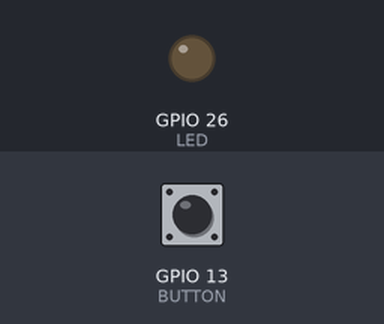
A program run on a simulated ESP32. On the bench: output pins drawn as LEDs (lit = HIGH). The inputs (shaded band) are chosen by the test bench; at power-on: GPIO 13 (BUTTON) LOW.

Above: at 1.2 s.
1.3 s: GPIO 13 (BUTTON) pulled HIGH for 0.15 s
At 2.1 s:
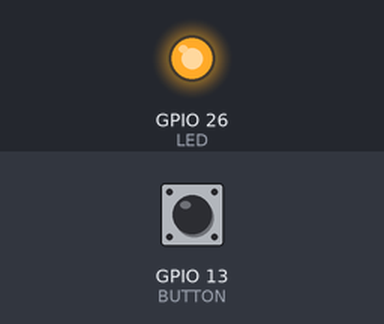
2.9 s: GPIO 13 (BUTTON) pulled HIGH for 1 s
At 3.9 s:
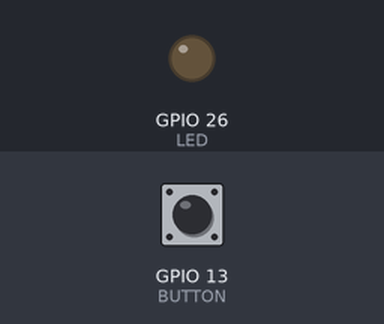
5.4 s: GPIO 13 (BUTTON) pulled HIGH for 3.2 s
At 5.8 s:
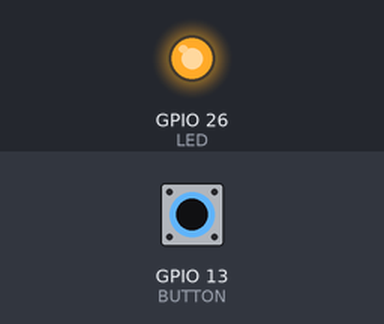
Timing chart, 0 to 8.4 s (numbered marks = the images above; inputs shaded):
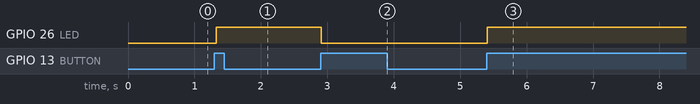

The program:

main.cpp
```cpp
/*---------------------------------------------------------------------------*\

    E ngineering | Bosch ETS: Engineering Technical School
    T echnical   | IIoT Training: Industrial Internet of Things
    S chool      | Powertrain Solutions @ Bosch Brazil

\*---------------------------------------------------------------------------*/

/*--- Includes ---*/
#include <Arduino.h>

/*--- Hardware mapping ---*/
const uint8_t BUTTON = 13;
const uint8_t LED = 26;

/*--- Constants ---*/
const uint32_t DEBOUNCE = 50;

/*--- Variables ---*/
bool button_state = false;
bool last_button_state = false;
bool led_state = false;
uint32_t last_time_button_state_changed = 0;

/*--- Setup ---*/
void setup()
{
    // Hardware mapping
    pinMode(BUTTON, INPUT);
    pinMode(LED, OUTPUT);
}

/*--- Loop ---*/
void loop()
{
    if (millis() - last_time_button_state_changed > DEBOUNCE)
    {
        last_time_button_state_changed = millis();
        last_button_state = button_state;
        button_state = digitalRead(BUTTON);

        if (button_state == HIGH && last_button_state == LOW)
        {
            led_state = !led_state;
            digitalWrite(LED, led_state);
        }
    }
}
```

Measured:
- after the input at 1.3 s, GPIO 26 (LED): LOW → HIGH at once
- after the input at 2.9 s, GPIO 26 (LED): HIGH → LOW at once
- after the input at 5.4 s, GPIO 26 (LED): LOW → HIGH at once
